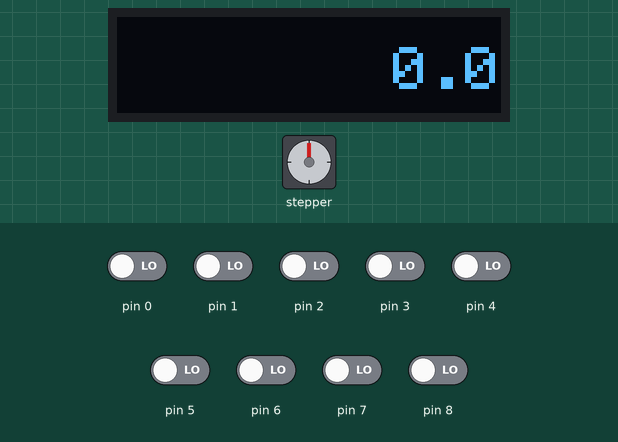
The sketch below on a simulated Arduino Uno, built with avr-gcc and run on an emulated ATmega328P. Parts: stepper motor, 128×32 one-colour display. Wiring (inferred from the names in the program): stepper motor (720 steps per turn assumed): coils A0, A1, A2, A3. The inputs (shaded band) are chosen by the test bench; at power-on: pin 0–8 LOW. EEPROM starts erased.

Above: at 4.8 s.
4.9 s: pin 4 driven HIGH
At 6.0 s:
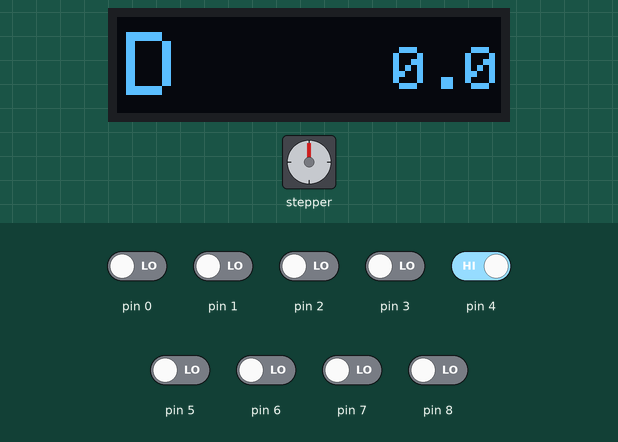
6.4 s: pin 1 driven HIGH
At 7.3 s:
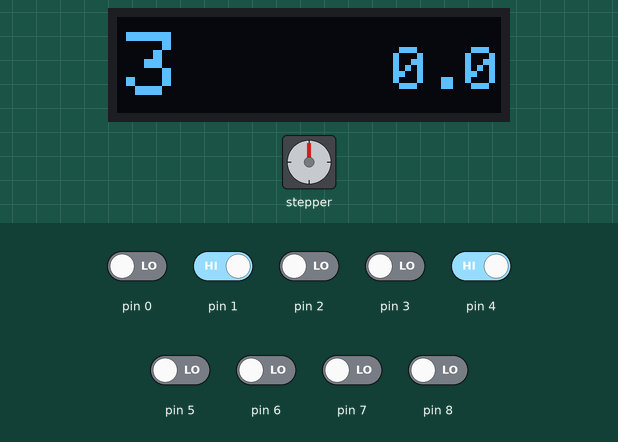
7.9 s: pin 1 driven LOW
At 8.4 s:
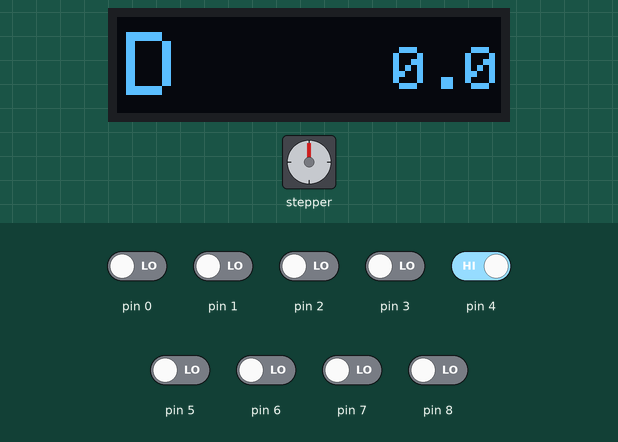
9.4 s: pin 2 driven HIGH
At 10.6 s:
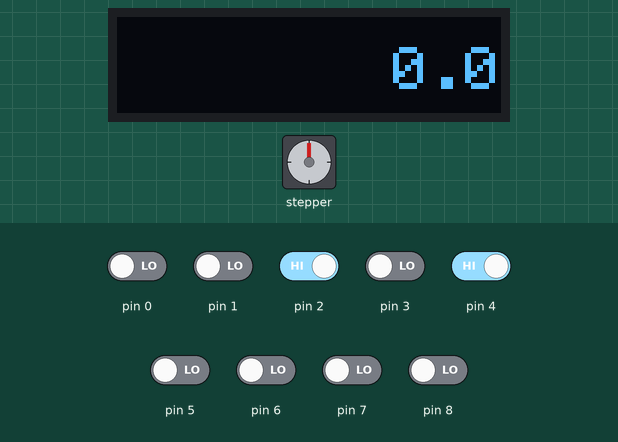
10.9 s: pin 4 driven LOW
At 11.9 s:
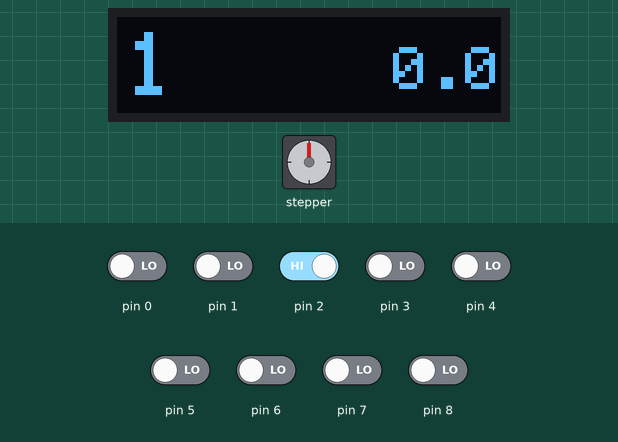
12.4 s: pin 2 driven LOW and pin 5 driven HIGH
At 12.9 s:
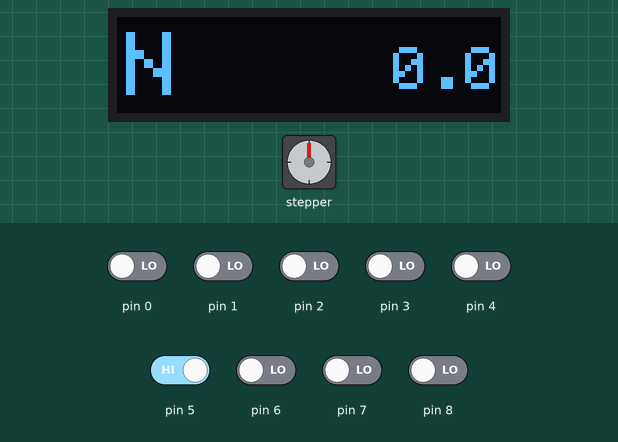
Timing chart, 0 to 14.9 s (numbered marks = the images above; inputs shaded):
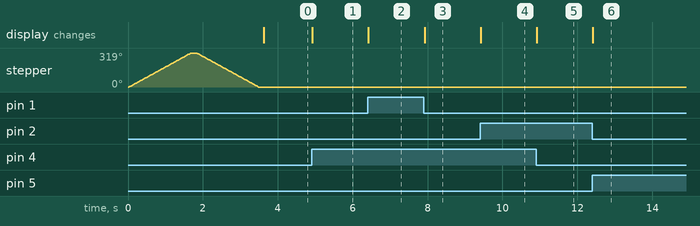

Measured:
- after the input at 4.9 s, the display: changes at once (image 1)
- after the input at 6.4 s, the display: changes at once (image 2)
- after the input at 7.9 s, the display: changes at once (image 3)
- after the input at 9.4 s, the display: changes at once (image 4)
- after the input at 10.9 s, the display: changes at once (image 5)
- after the input at 12.4 s, the display: changes at once (image 6)

The sketch:

vintage_speedo.ino
```cpp
#include <Adafruit_GFX.h>
#include <Adafruit_SSD1306.h>
#include <Wire.h>
#include <EEPROM.h>
#include <util/atomic.h>

#define SCREEN_WIDTH 128
#define SCREEN_HEIGHT 32
#define OLED_RESET -1
Adafruit_SSD1306 display(SCREEN_WIDTH, SCREEN_HEIGHT, &Wire, OLED_RESET);

struct StateMap { uint8_t mask; char value; };

const StateMap stateTable[] = {    /// D1...D7
  {1<<1,'1'}, //D2
  {1<<2,'2'}, //D3
  {1<<3,'D'}, //D4
  {1<<4,'N'}, //D5
  {1<<5,'R'}, //D6
  {1<<6,'P'}, //D7
  {(1<<3)|(1<<0),'3'} //D4&D1
};

const uint8_t fullStep[4][4] = {
  {1,0,0,0},
  {0,1,0,0},
  {0,0,1,0},
  {0,0,0,1}
};

const uint16_t PULSES_PER_100M = 2170;
const uint8_t SENSOR_PIN = B0;


const uint8_t SPEED_STEP_KMH = 10;
const uint8_t SPEED_LUT_SIZE = 15;

const uint16_t speedAngleLUT[SPEED_LUT_SIZE] = {
     0,  125,  251,  432,  612,
   793,  973, 1151, 1331, 1512,
  1691, 1874, 2051, 2234, 2413
};

const float SPEED_ON_THRESHOLD  = 1.0;
const float SPEED_OFF_THRESHOLD = 0.5;

const int NEEDLE_SLOW_ZONE = 25;


const int NEEDLE_STOP_SOFTNESS = 5;

/* ================= EEPROM ================= */

const uint8_t RECORD_COUNT = 20;

struct Record {
  uint32_t distance_100m;
  uint8_t  seq;
  uint8_t  crc;
};

/* ================= CRC-8 ================= */

uint8_t crc8(const uint8_t *data, uint8_t len) {
  uint8_t crc = 0xFF;
  for (uint8_t i = 0; i < len; i++) {
    crc ^= data[i];
    for (uint8_t b = 0; b < 8; b++)
      crc = (crc & 0x80) ? (crc << 1) ^ 0x31 : (crc << 1);
  }
  return crc;
}

const uint8_t STEP_PINS[4] = {A0, A1, A2, A3};

const uint16_t STEPS_MAX          = 630;
const uint16_t STEPS_PER_REV_CALC = 720;

const uint16_t MOTOR_POWER_OFF_DELAY_MS = 800;
bool motorPowered = true;
unsigned long lastMotorMoveMs = 0;
volatile bool motorStepped = false;

#define DEG10_TO_STEPS(x) ((long)(x) * STEPS_PER_REV_CALC / 3600L)

void motorPowerOff() {
  motorPowered = false;
  for(uint8_t i=0;i<4;i++)
    digitalWrite(STEP_PINS[i], LOW);
}

int speedToStepsLUT(float speedKmh){
  if (speedKmh <= 0) return 0;

  float maxSpeed = (SPEED_LUT_SIZE - 1) * SPEED_STEP_KMH;
  if (speedKmh >= maxSpeed)
    return DEG10_TO_STEPS(speedAngleLUT[SPEED_LUT_SIZE - 1]);

  float idx = speedKmh / SPEED_STEP_KMH;
  int i = (int)idx;
  float frac = idx - i;

  long angle10 =
    speedAngleLUT[i] +
    (speedAngleLUT[i + 1] - speedAngleLUT[i]) * frac;

  return constrain(DEG10_TO_STEPS(angle10), 0, STEPS_MAX);
}

volatile uint8_t rawMask = 0;
volatile bool maskReady = false;
uint8_t appliedMask = 0;

char state = ' ';

volatile uint32_t pulseCounter = 0;
volatile uint32_t pulseCounterForSpeed = 0;

uint32_t distance_100m = 0;
uint8_t  currentRecordIndex = 0;
uint8_t  currentSeq = 0;

volatile uint32_t speedPulses = 0;
volatile bool speedReady = false;

float kmhPerPulse = 0;

bool needleActive = false;

volatile int currentStepPos = 0;
volatile int targetStepPos  = 0;
volatile int smoothTargetStepPos = 0;
uint8_t motorPhase = 0;

const uint8_t rateDiv = 2;
const int TARGET_DEADBAND_STEPS = 2; //// чувствительность стрелки (0 - макс чувствительность)

char decodeState(uint8_t mask){
  for(uint8_t i=0; i < sizeof(stateTable) / sizeof(stateTable[0]); i++)
    if(stateTable[i].mask==mask) return stateTable[i].value;
  return ' ';
}

ISR(PCINT0_vect) {
  static uint8_t last = 0;
  uint8_t now = PINB & (1<<PB0);
  if (now && !last) {
    pulseCounter++;
    pulseCounterForSpeed++;
  }
  last = now;

  if (pulseCounter >= PULSES_PER_100M) {
    pulseCounter = 0;
    if (distance_100m < 9999999) distance_100m++;
  }
}

ISR(TIMER1_COMPA_vect) {
  speedPulses = pulseCounterForSpeed;
  pulseCounterForSpeed = 0;
  speedReady = true;
}

ISR(PCINT2_vect) {
  rawMask = (PIND >> 1) & 0b01111111;
  maskReady = true;
}

ISR(TIMER2_COMPA_vect) {
  if (!motorPowered) return;
  if (currentStepPos == smoothTargetStepPos) return;

  static uint8_t div = 0;
  if (++div < rateDiv) return;
  div = 0;

  int dir = (smoothTargetStepPos > currentStepPos) ? 1 : -1;
  motorPhase = (motorPhase + dir + 4) % 4;

  for(uint8_t i=0;i<4;i++)
    digitalWrite(STEP_PINS[i], fullStep[motorPhase][i]);

  currentStepPos += dir;
  motorStepped = true;
}

void saveDistance() {
  currentSeq++;
  currentRecordIndex = (currentRecordIndex + 1) % RECORD_COUNT;

  Record rec;
  rec.distance_100m = distance_100m;
  rec.seq = currentSeq;
  rec.crc = crc8((uint8_t*)&rec, 5);

  EEPROM.put(currentRecordIndex * sizeof(Record), rec);
}

void loadDistance() {
  Record rec;
  bool found = false;
  uint8_t bestSeq = 0;

  for(uint8_t i=0;i<RECORD_COUNT;i++){
    EEPROM.get(i * sizeof(Record), rec);

    if (crc8((uint8_t*)&rec, 5) != rec.crc)
      continue;

    if (!found || (uint8_t)(rec.seq - bestSeq) < 128) {
      distance_100m = rec.distance_100m;
      bestSeq = rec.seq;
      currentSeq = rec.seq;
      currentRecordIndex = i;
      found = true;
    }
  }

  if (!found) {
    distance_100m = 0;
    currentSeq = 0;
    currentRecordIndex = 0;
    saveDistance();
  }
}

void setupSpeedTimer(float PeriodS) {
  noInterrupts();

  kmhPerPulse = 360.0 / (PULSES_PER_100M * PeriodS);

  TCCR1A = 0;
  TCCR1B = 0;

  TCCR1B |= (1<<WGM12) | (1<<CS12) | (1<<CS10);

  OCR1A = (uint16_t)(F_CPU / 1024.0 * PeriodS);

  TCNT1 = 0;
  TIMSK1 |= (1<<OCIE1A);

  interrupts();
}

void setup(){

  pinMode(SENSOR_PIN, INPUT);

  loadDistance();

  PCICR |= (1<<PCIE0) | (1<<PCIE2);
  PCMSK0 |= (1<<PCINT0);
  PCMSK2 |= 0b11111110;

  appliedMask = (PIND >> 1) & 0b01111111;
  rawMask = appliedMask;
  state = decodeState(appliedMask);

  setupSpeedTimer(0.3);

  TCCR2A = (1<<WGM21);
  TCCR2B = (1<<CS22) | (1<<CS20);
  OCR2A  = 161;
  TIMSK2 |= (1<<OCIE2A);

  for(uint8_t i=0;i<4;i++){
    pinMode(STEP_PINS[i], OUTPUT);
    digitalWrite(STEP_PINS[i], LOW);
  }

  motorPowered = true;

  currentStepPos      = 0;
  targetStepPos       = 0;
  smoothTargetStepPos = 0;

  targetStepPos       = STEPS_MAX + 10;
  smoothTargetStepPos = STEPS_MAX + 10;

  while (true) {
    bool done;
    ATOMIC_BLOCK(ATOMIC_RESTORESTATE) {
      done = (currentStepPos == smoothTargetStepPos);
    }
    if (done) break;
  }

  delay(150);

  targetStepPos       = 0;
  smoothTargetStepPos = 0;

  while (true) {
    bool done;
    ATOMIC_BLOCK(ATOMIC_RESTORESTATE) {
      done = (currentStepPos == smoothTargetStepPos);
    }
    if (done) break;
  }

  delay(100);

  currentStepPos      = 0;
  targetStepPos       = 0;
  smoothTargetStepPos = 0;

  motorPowerOff();

  display.begin(SSD1306_SWITCHCAPVCC, 0x3C);
}

void loop(){

  static uint32_t lastSaved = 0;
  if(distance_100m != lastSaved){
    saveDistance();
    lastSaved = distance_100m;
  }

  if(maskReady){
    maskReady = false;
    if(rawMask != appliedMask){
      appliedMask = rawMask;
      state = decodeState(appliedMask);
    }
  }

  if(speedReady){
    speedReady = false;

    float speedKmhRaw = (speedPulses + 0.5) * kmhPerPulse;

    float dynCal = 1.02 + 0.08 * exp(-pow(speedKmhRaw / 24.0, 1.2));
    if (speedKmhRaw < 10) dynCal *= 1.1;
    if (speedKmhRaw > 15 && speedKmhRaw < 25) dynCal *= 0.992;

    float speedKmh = speedKmhRaw * dynCal;

    if (speedKmh > SPEED_ON_THRESHOLD)  needleActive = true;
    if (speedKmh < SPEED_OFF_THRESHOLD) needleActive = false;

    int newTarget = needleActive ? speedToStepsLUT(speedKmh) : 0;

    if (abs(newTarget - targetStepPos) > TARGET_DEADBAND_STEPS) {
      targetStepPos = newTarget;
      motorPowered = true;
    }
  }


  int diff  = targetStepPos - smoothTargetStepPos;
  int adiff = abs(diff);

  if (diff != 0) {
    if (adiff > NEEDLE_SLOW_ZONE) {
      smoothTargetStepPos = targetStepPos;
    } else {
      int stepLimit = map(adiff, 0, NEEDLE_SLOW_ZONE, 1, NEEDLE_STOP_SOFTNESS);
      smoothTargetStepPos += constrain(diff, -stepLimit, stepLimit);
    }
    motorPowered = true;
  }

  if (motorStepped) {
    lastMotorMoveMs = millis();
    motorStepped = false;
  }

  int pos, tgt;

  ATOMIC_BLOCK(ATOMIC_RESTORESTATE) {
    pos = currentStepPos;
    tgt = smoothTargetStepPos;
  }

  if (motorPowered &&
      pos == tgt &&
      (millis() - lastMotorMoveMs) > MOTOR_POWER_OFF_DELAY_MS) {
    motorPowerOff();
  }

  char distanceStrFull[9];
  snprintf(distanceStrFull, sizeof(distanceStrFull),
           "%6lu.%1u",
           distance_100m / 10,
           (unsigned)(distance_100m % 10));

  display.clearDisplay();
  display.setTextColor(WHITE);

  if (state != ' ') {
    display.setTextSize(3);
    display.setCursor(3,5);
    display.print(state);
  }

  display.setTextSize(2);
  display.setCursor(32,10);
  display.print(distanceStrFull);

  display.display();
}
```
